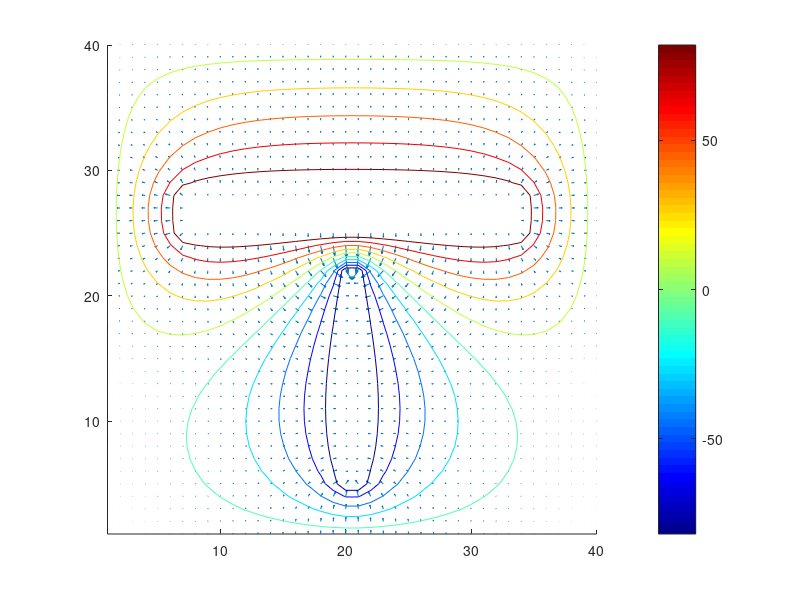

Here is the MATLAB script that generated this plot:
% Nelven 10/11/25
% Resolution equation de Laplace
%
clear
close all
clc

%% Q1

%% Dimensions / maillage
dx=1; % cm
dy=1; % cm
Nx = 40; % augmente la taille -> plus de calculs et on voit bien que le champs de potentiels s etend un peu plus
Ny = 40; % donc la fenêtre d observation à son importance sur la simulation


%% Potentiels / sources
v0 = 0; % condition aux limites (en V)
v1 = 100; % conducteur 1
v2 = -100; % conducteur 2

% Initialisation la matrice de calcul
V = zeros(Nx,Ny); % mettre toute la matrice a zero

% Conditions aux limites (Pour les cas où par exemple on a pas v0=0 sur l armature)
for j=1:Ny
    V(1,j)=v0;
    V(Nx,j)=v0;
end
for i=1:Nx
    V(i,1)=v0;
    V(i,Ny)=v0;
end

% Potentiels conducteur 1
%for i=8:35
%    for j=25;29
%        V(i,j)=v1;
%    end
%end

% Au lieu d une boucle, on peut passer les indices en vecteurs

i=7:34; % Colonnes
j=25:28; % Lignes
V(i,j)=100; % Met à +100V

% Potentiels conducteur 2

i=20:21;
j=5:22;
V(i,j)=-100;

% Figure
%figure;
%pcolor(V);
%colormap jet;

%% Q2

% Equation de calcul
%i=1;j=1;
%V(i,j)=...
%for i=2:Nx-1 % Pas besoin d aller calculer sur les bords
%    for j=2:Ny-1
%        V(i,j)=0.25*(V(i-1,j)+V(i+1,j)+V(i,j+1)+V(i,j-1));
%    end
%end
% Problème avec la boucle car on calcul de gauche a droites
% et on prend en compte nos calcul en amonts pour ceux en avals -> créer une dissymétrie donc on fait en vectoriel

i=2:Nx-1;
j=2:Ny-1;
V(i,j)=0.25*(V(i-1,j)+V(i+1,j)+V(i,j+1)+V(i,j-1));

% On a modifié les valeurs dans les conducteurs or on ne s interresse pas aux valeurs
%dedans et même le resultat obtenu sera faux car on modifie le potentiel dans le conducteur

i=7:34;j=25:28;
V(i,j)=100;
i=20:21;j=5:22;
V(i,j)=-100;

% Boucle pour observer la diffusion des potentiels
Vth=10;
compteur=0;

while Vth>0.01
    V_mem=V;
    i=2:Nx-1;
    j=2:Ny-1;
    V(i,j)=0.25*(V(i-1,j)+V(i+1,j)+V(i,j+1)+V(i,j-1));
    i=7:34;j=25:28;
    V(i,j)=100;
    i=20:21;j=5:22;
    V(i,j)=-100;
    Vth=max(max(abs(V_mem-V)));
    compteur+=1;
end
Valcompteur = compteur

[Ex, Ey] = gradient(V');

%On veut maintenant récupéré les potentiels selons leur orientations pou obtenir la charge puis le C

ex1 = -sum(Ex(7:34,25)); % - à cause de l'orientation de dS
ex2 = sum(Ex(7:34,28));
ey1 = -sum(Ey(7,24:28));
ey2 = sum(Ey(35,24:28));

Etot = sum([ex1,ex2,ey1,ey2]);

Q = Etot * 8.854e-12;

C = Q/200 % diff de potentiels de 200 V

% Figure
figure;
%pcolor(V');
hold on;
quiver(-Ex,-Ey);
contour(V');
colormap jet;
colorbar;
axis equal;


